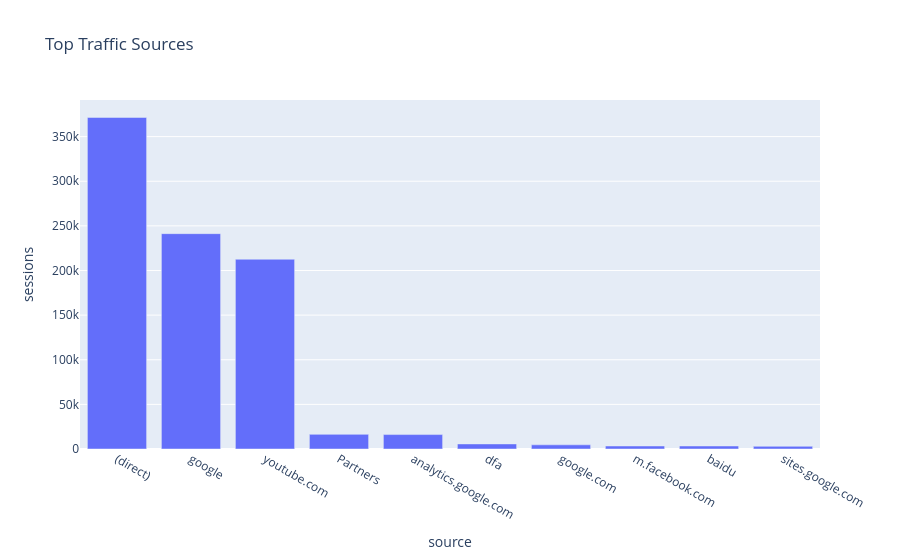

The notebook cell this image was saved under:
### Code cell
fig = px.bar(
    df,
    x="source",
    y="sessions",
    title="Top Traffic Sources"
)

fig.show()

### Figure 1 — Plotly figure (JSON) as saved in the notebook; plotly's stock layout.template omitted (floating-point values rounded to 4 significant figures)
{"data": [{"hovertemplate": "source=%{x}<br>sessions=%{y}<extra></extra>", "legendgroup": "", "marker": {"color": "#636efa", "pattern": {"shape": ""}}, "name": "", "orientation": "v", "showlegend": false, "textposition": "auto", "type": "bar", "x": ["(direct)", "google", "youtube.com", "Partners", "analytics.google.com", "dfa", "google.com", "m.facebook.com", "baidu", "sites.google.com"], "xaxis": "x", "y": [371469, 241280, 212602, 16411, 16172, 5686, 4669, 3365, 3356, 2983], "yaxis": "y"}], "layout": {"barmode": "relative", "legend": {"tracegroupgap": 0}, "title": {"text": "Top Traffic Sources"}, "xaxis": {"anchor": "y", "domain": [0, 1], "title": {"text": "source"}}, "yaxis": {"anchor": "x", "domain": [0, 1], "title": {"text": "sessions"}}}}
